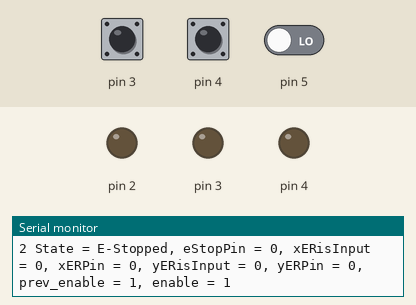
This sketch was run on a simulated Arduino Nano, built with avr-gcc and run on an emulated ATmega328P. Parts: output pins drawn as LEDs (lit = HIGH), the last lines printed to the serial monitor. The test bench sets the inputs (shaded band); at power-on: pin 5 LOW, pin 3 HIGH, pin 4 HIGH.

Above: at 3.8 s.
3.9 s: pin 5 driven HIGH
At 4.4 s:
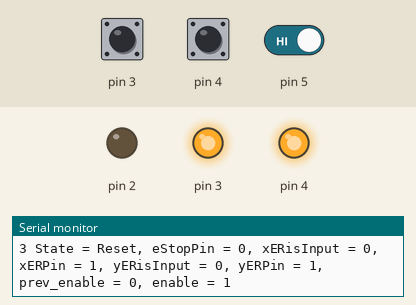
5.4 s: pin 3 pulled LOW for 0.15 s
At 6.2 s:
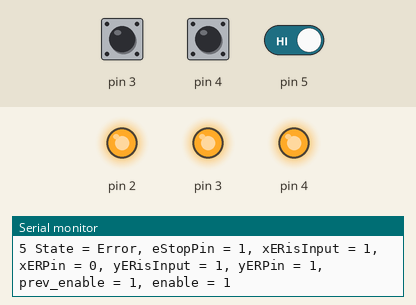
Timing chart, 0 to 8.4 s (numbered marks = the images above; inputs shaded):
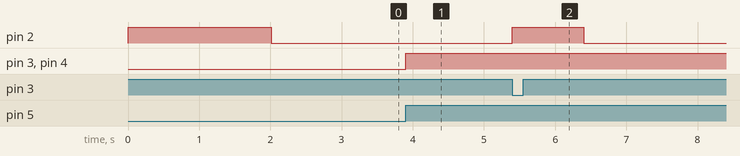

Measured:
- after the input at 3.9 s, pin 3, pin 4: LOW → HIGH at once
- after the input at 5.4 s, pin 2: LOW → HIGH at once, → LOW 1.0 s later

The sketch:

GERC_V2.ino
```cpp
/*
 Name:		GERC_V2.ino
 Created:	12/31/2017 11:25:01 AM
 Author:	Travi
*/

/*
Gecko Error/Reset pin
This terminal functions as an ERROR output and as a RESET input. Because this terminal functions as both an input and an output,
some detailed description is necessary. When first testing the G320X, ERR / RES(Terminal 5) was connected to ENC + (term. 7).
It can be left that way if it is not necessaryto read the state of the ERROR output. Otherwise, the following details are important.

The ERROR output is latched in the  ERROR  state(Terminal 5 =  0 ) by the power-on reset circuitry in the G320X. It will stay in this
state indefinitely until it is cleared by applying + 5V to this terminal for at least 1 second.

The  voltage  on  this  terminal  is + 5VDC  when  the  G320X  is  functioning  normally.The  voltage  on  this  terminal  goes  to  0VDC
whenever the FAULT indicator is lit.This output can be used to signal your controller that an error has occurred.

Normally when the G320X is first powered up, it will be necessary to push the momentary switch to START for 1 second. This will
clear  the  power-on  reset  condition  and  extinguish  the  FAULT  LED.The  motor  will  then  be  enabled  and  the  drive  will  begin  to
operate. If at any time after that a condition occurs that causes the G320X to  FAULT out , such as not being able to complete a
step command, the ERR / RES terminal will go to  0 , signaling to the controller an error has occurred. This will require the operator
to correct the problem that caused the FAULT and then push the switch to  START  for 1 second to re-enable the G320X.

At anytime the operator can push the switch to the  STOP  position to immediately halt the G320X drive.Anytime the G320X is
in the  FAULT  state(FAULT LED lit), all switching action stops, the motor freewheels and is unpowered */

static const uint8_t eStopPin = PIN2;
static const uint8_t xERPin = PIN3;
static const uint8_t yERPin = PIN4;
static const uint8_t enablePin = PIN5;
static const uint8_t ledPin = LED_BUILTIN;

bool eStop = true;
bool xER = false;
bool xERisInput = false;
bool yER = false;
bool yERisInput = false;
bool enable = true;
bool prev_enable = true;
bool led = false;

enum states {
	start,
	error,
	reset,
	eStopped,
	run,
};

String stateStrings[] = {
	"Start",
	"Error",
	"Reset",
	"E-Stopped",
	"Run",
};

states mState;
long counter = 0;
unsigned long debounce_time = 0;
uint16_t debouce_value = 250;
bool debouncing = false;

unsigned long blinkTime = 0;
uint16_t blinkRate = 500;

// the setup function runs once when you press reset or power the board
void setup() {
	Serial.begin(115200);
	Serial.println("GERC V2");

	pinMode(eStopPin, OUTPUT);
	pinMode(xERPin, OUTPUT);
	pinMode(yERPin, OUTPUT);
	pinMode(enablePin, INPUT);
	pinMode(led, OUTPUT);

	mState = start;
}

// the loop function runs over and over again until power down or reset
void loop() {
	FSM();
}

void FSM() {
	switch (mState) {
	case start:	//initial startup -> disable servos goto error state
		xERisInput = false;
		yERisInput = false;
		xER = LOW;
		yER = LOW;
		setOutputs();
		printValues();
		delay(1000);
		mState = error;
		break;
	case error:	// triggers e-stop on BOB
		eStop = HIGH;
		led = false;
		setOutputs();
		printValues();
		delay(1000);
		mState = eStopped;
		break;
	case reset:	// enable servos, release e-stop
		xERisInput = false;
		yERisInput = false;
		xER = HIGH;
		yER = HIGH;
		eStop = false;
		led = true;
		setOutputs();
		printValues();
		delay(1000);
		mState = run;
		break;
	case eStopped:	//
		if (eStop) {
			eStop = false;
			setOutputs();
			printValues();
			delay(1000);
		}
		blinkLed();
		readInputs();
		if (prev_enable == false && enable == true) {
			mState = reset;
		}
		break;
	case run:	//	put ER pins in input mode, read inputs,
		if (!xERisInput || !yERisInput) {
			xERisInput = true;
			pinMode(xERPin, INPUT_PULLUP);
			yERisInput = true;
			pinMode(yERPin, INPUT_PULLUP);
			printValues();
		}
		readInputs();
		if (xER == LOW || yER == LOW) {
			mState = error;
		}
		break;
	default:
		break;
	}
}

void readInputs() {
	prev_enable = enable;

	bool temp_enable = digitalRead(enablePin);
	if (temp_enable != enable) {
		if (!debouncing) {
			//Serial.println("debouncing enable input change");
			debouncing = true;
			debounce_time = micros();
		} else if (micros() - debounce_time > debouce_value) {

			enable = temp_enable;
			debouncing = false;

			/*Serial.print("enable input changed: ");
			Serial.print("prev_enable = ");
			Serial.print(prev_enable);
			Serial.print(", enable = ");
			Serial.println(enable);*/
		}
	}

	if (debouncing&&micros() - debounce_time > debouce_value) {
		debouncing = false;
		//Serial.println("Reset debounce");
	}

	if (xERisInput) {
		xER = digitalRead(xERPin);
	}
	if (yERisInput) {
		yER = digitalRead(yERPin);
	}
}

void setOutputs() {
	digitalWrite(eStopPin, eStop);
	if (!xERisInput) {
		pinMode(xERPin, OUTPUT);
		digitalWrite(xERPin, xER);
	}
	if (!yERisInput) {
		pinMode(yERPin, OUTPUT);
		digitalWrite(yERPin, yER);
	}
	digitalWrite(ledPin, led);
}

void blinkLed() {
	if (millis() - blinkTime > blinkRate) {
		led = !led;
		digitalWrite(ledPin, led);
		blinkTime = millis();
	}
}

void printValues() {
	Serial.print(counter);
	Serial.print(" ");
	Serial.print("State = ");
	Serial.print(stateStrings[mState]);
	Serial.print(", eStopPin = ");
	Serial.print(eStop);
	Serial.print(", xERisInput = ");
	Serial.print(xERisInput);
	Serial.print(", xERPin = ");
	Serial.print(xER);
	Serial.print(", yERisInput = ");
	Serial.print(yERisInput);
	Serial.print(", yERPin = ");
	Serial.print(yER);
	Serial.print(", prev_enable = ");
	Serial.print(prev_enable);
	Serial.print(", enable = ");
	Serial.println(enable);
	counter++;
}
```
